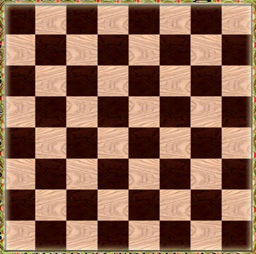
%> input picture corner detection/source/chessboard06.png, 256 x 254 px
$ octave Harris_corner_detection_TP1.m   (GNU Octave 9; MATLAB toolbox functions it lacks are replaced by stand-ins)
%> lines starting %> are read from the running program, lines starting %| are printed output that depends on the picture
### corner detection/source/getP.m
%% -------------------------------------------------------------------
% Universite Jean Monnet
% Computer Vision
% Practical Session 1
% Evelyn Paiz Reyes
% Nadile Nunes
% Description: Obtains the n most prominent points of a matrix M
%% -------------------------------------------------------------------

function features = getP(M, n)
    % Use "sort" and "ind2sub" to get the coordinates of the
    % n points that we are looking for
    [sortM, Index] = sort(M(:), 'descend');
    [X, Y] = ind2sub(size(M), Index(1:n));

    % Now the coords are converted into cells
    cX = num2cell(X);
    cY = num2cell(Y);

    % The n features are saved
    [features(1:n).px] = deal(cX{:});
    [features(1:n).py] = deal(cY{:});
end

### corner detection/source/showP.m
%% -------------------------------------------------------------------
% Universite Jean Monnet
% Computer Vision
% Practical Session 1
% Evelyn Paiz Reyes
% Nadile Nunes
% Description: Plots a set of points infront of an image
%% -------------------------------------------------------------------

function showP(I, features, t, type)
    imshow(mat2gray(I));
    set(gca,'YDir','Normal'); axis equal; axis tight;
    hold on; title(t);
    for i=1:size(features,2)
        plot(features(i).px, features(i).py, type);
    end
    hold off
end

### corner detection/source/Harris_corner_detection_TP1.m
%% -------------------------------------------------------------------
% Universite Jean Monnet
% Computer Vision
% Practical Session 1
% Evelyn Paiz Reyes
% Nadile Nunes

close all; clear all; clc;

%% -------------------------------------------------------------------
%  PART 1 - Construct necessary form of images.

% a. Read the image
Io = imread('chessboard06.png');
%> Io is the input picture: size 254x256x3 uint8; mean R, G, B 138.9, 100.3, 80.7

if size(Io,3)==3 % Is the image RGB?
    Io = rgb2gray(Io);
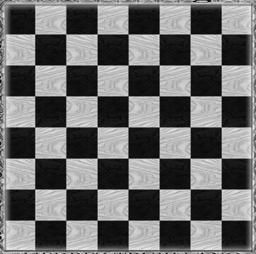
%> Io: size 254x256 uint8; min 0, max 235, mean 109.6
end
I = imadjust(Io); % now its increased the image contrast
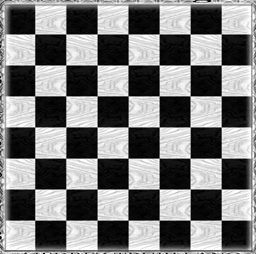
%> I: size 254x256 uint8; min 0, max 255, mean 123.2
I = im2double(I); % lets convert our data to a range of [0 1]
%> I: size 254x256 double

% b. Compute the image derivative Ix and Iy
dx = [-1 0 1; -1 0 1; -1 0 1]; % we create a gradient mask for x and y
dy = dx';
Ix = conv2(I, dx, 'same'); % Now the derivatives arer calculated
Iy = conv2(I, dy, 'same');

% c. Generate a Gaussian filter of size 9*9 and standard deviation 2
sigma = 2; % standrd deviation 2
g = fspecial('gaussian', 9, sigma); % Gaussien Filter

% d. Apply the Gaussian filter to smooth the images Ix*Ix, Iy*Iy and Ix*Iy
Ix2 = conv2(Ix.^2, g, 'same');
Iy2 = conv2(Iy.^2, g, 'same');
Ixy = conv2(Ix.*Iy, g,'same');
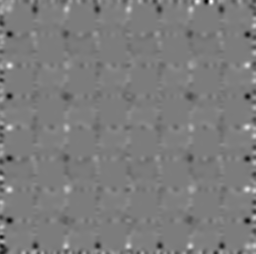
%> Ixy: size 254x256 double; min -0.239, max 0.25, mean -0.000159; drawn with min black and max white

% e. Display the results
figure;
subplot(2,3,1), imshow(mat2gray(I)), title('Original');
subplot(2,3,2), imshow(mat2gray(Ix)), title('Derivative Ix');
subplot(2,3,3), imshow(mat2gray(Iy)), title('Derivative Iy');

subplot(2,3,4), imshow(mat2gray(Ix2)), title('Smooth image Ix*Ix');
subplot(2,3,5), imshow(mat2gray(Iy2)), title('Smooth image Iy*Iy');
subplot(2,3,6), imshow(mat2gray(Ixy)), title('Smooth image Ix*Iy');

%% -------------------------------------------------------------------
%  PART 2 - Compute Matrix E which contains for every point the value
%  of the smaller eigenvalue of auto correlation matrix M.

% a. Compute E
	% Initialize E
    [rows, cols] = size(I);
%> rows = 254; cols = 256
    E = zeros(rows, cols); % initialize by creating a matrix filled with zeros

    % Computing the sum on a 3*3 window is equivalent to applying a filter
    % [1 1 1; 1 1 1; 1 1 1]
    sumGIx2 = imfilter(Ix2, ones(3));
    sumGIy2 = imfilter(Iy2, ones(3));
    sumGIxy = imfilter(Ixy, ones(3));

    %Then, for each pixel,
    tic
    for i = 2:rows-1
        for j = 2:cols-1
        % (1) build matrix M considering a window of size 3*3,
        M = [sumGIx2(i,j), sumGIxy(i,j); sumGIxy(i,j), sumGIy2(i,j)];

        % (2) Compute eigenvalues of the matrix,
        e = eig(M);

        % (3) save the smaller eigenvalue in E
        E(i,j) = min(e);
        end
    end
    toc

% b. Display results
figure, imshow(mat2gray(E)), title('Matrix E result');

%% -------------------------------------------------------------------
%PART 3 - Compute Matrix R which contains for every point the cornerness score

% a. Compute R
	% Initialize R.
    R = zeros(rows, cols);
    k = 0.04;

    %Then, for each pixel,
    tic
    for i = 2:rows-1
        for j = 2:cols-1
        % (1) build matrix M,
        M = [sumGIx2(i,j), sumGIxy(i,j); sumGIxy(i,j), sumGIy2(i,j)];

        % (2) Compute the trace and the determinant of M,
        trM = trace(M);
        detM = det(M);

        % (3) save the result of equation 3 in R
        R(i,j) = detM - k*(trM.^2);
        end
    end
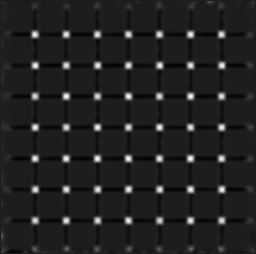
%> R: size 254x256 double; min -16.49, max 124.3, mean 2.2; drawn with min black and max white
    toc

% b. Display results
%figure, imshow(mat2gray(R)), title('Matrix R result');
subplot(1,2,1), imshow(mat2gray(I)), title('Original');
subplot(1,2,2), imshow(mat2gray(R)), title('Matrix R result');

%% -------------------------------------------------------------------
% PART 4 - Select for E and R the 81 most salient points.

% a. It is used a function to obtain the 81 most salient points of E and R,
% and their coordinates features(px, py)
featuresE = getP(E, 81);
%> in getP, `[X, Y] = ind2sub(size(M), Index(1:n));`: X = 81 values, max 222 at index 49, min 34 at index 67, mean 126.9; Y = 81 values, max 223 at index 18, min 35 at index 20, mean 127.2
%> in getP, `cX = num2cell(X);`: cX = 81 items
%> featuresE = 81 items; first 5, px and py: 66 36, 159 129, 159 36, 96 129, 97 129
featuresR = getP(R, 81);
%> featuresR = 81 items; first 5, px and py: 159 191, 97 67, 97 191, 159 129, 97 129

% b. Display the selected points on top of the original image
figure;
subplot(1,2,1), showP(Io, featuresE, 'Max 81 points of E', 'r+');
%> the loop in showP, `for i=1:size(features,2)` made 81 passes
subplot(1,2,2), showP(Io, featuresR, 'Max 81 points of R', 'b+');
%> the loop in showP (call 2), `for i=1:size(features,2)` made 81 passes

%% -------------------------------------------------------------------
% PART 5 - Build  a  function  to  carry  out  non-maximal  suppression  for  E  and R
% Select the 81 most salient points using a non-maximal suppression of 11x11 pixels.

% a. Apply non maximal suppression with a window of 11*11
sze = 11; % size of mask

mxE = ordfilt2(E, sze^2, ones(sze)); % grey-scale dilate for E
E11 = (E==mxE) & (E>2); % finds maxima for E with a threshold of 3
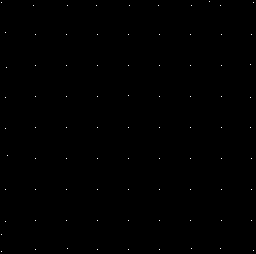
%> E11: size 254x256 logical; 0.13% white in thin lines or dots

mxR = ordfilt2(R, sze^2, ones(sze)); % grey-scale dilate for R
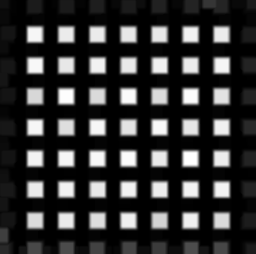
%> mxR: size 254x256 double; min -0.0479, max 124.3, mean 24.6; drawn with min black and max white
R11 = (R==mxR) & (R>10); % finds maxima for R with a threshold of 20
%> R11: size 254x256 logical; 0.13% white in thin lines or dots

% b. Get the 81 most salient points and their coordinates, in the same way as part 4
featuresR11 = getP(R11, 81);
%> featuresR11 = 81 items; first 5, px and py: 80 2, 236 2, 252 3, 190 7, 67 8
featuresE11 = getP(E11, 81);
%> featuresE11 = 81 items; first 5, px and py: 3 2, 235 2, 252 2, 33 6, 98 6

% c. Display the selected points on top of the original image
figure;
subplot(1,2,1), showP(Io, featuresE11, 'Max 81 points of E optimized', 'r+');
subplot(1,2,2), showP(Io, featuresR11, 'Max 81 points of R optimized', 'b+');
%> after `showP(Io, featuresR11, 'Max 81 points of R optimized', 'b+')`:
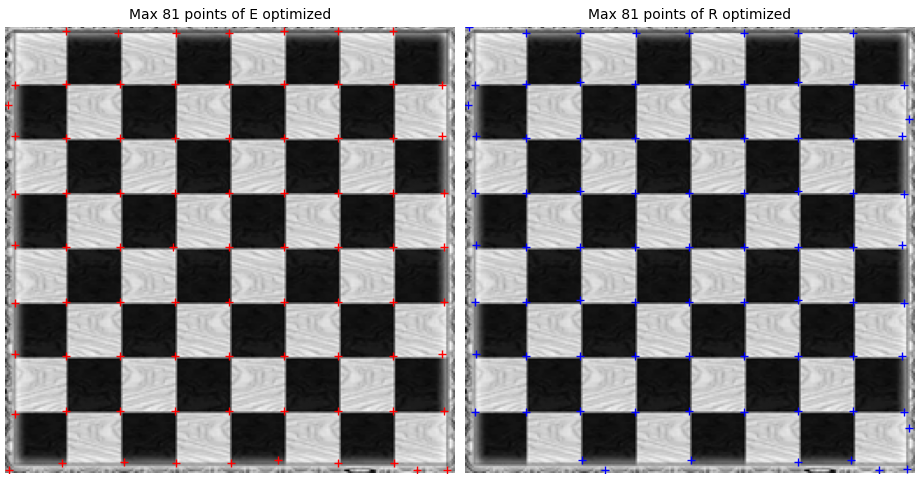
%> figure redrawn from the program's plot data, 2 panels

$ run again, with corner detection/source/chessboard00.png copied over corner detection/source/chessboard06.png
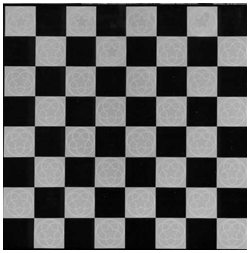
%> input picture corner detection/source/chessboard00.png, 250 x 253 px
%> Io is the input picture: size 253x250 uint8; min 0, max 255, mean 97.2
%> after the loop `for i = 2:rows-1`:
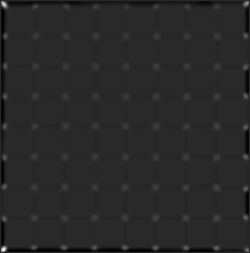
%> R: size 253x250 double; min -63.7, max 329.3, mean -0.7; drawn with min black and max white
%> X = 81 values, max 252 at index 22, min 2 at index 29, mean 128.8; Y = 81 values, max 249 at index 37, min 2 at index 21, mean 97.58
%> cX = 81 items
%> featuresE = 81 items; first 5, px and py: 250 4, 249 5, 5 5, 251 3, 4 4
%> featuresR = 81 items; first 5, px and py: 250 4, 250 5, 249 4, 249 5, 251 4
%> the loop in showP, `for i=1:size(features,2)` made 81 passes
%> the loop in showP (call 2), `for i=1:size(features,2)` made 81 passes
%> E11: size 253x250 logical; 0.13% white in thin lines or dots
%> R11: size 253x250 logical; 0.13% white in thin lines or dots
%> featuresR11 = 81 items; first 5, px and py: 250 4, 5 5, 127 5, 158 5, 187 5
%> featuresE11 = 81 items; first 5, px and py: 250 4, 5 5, 158 6, 188 6, 219 6
%> `showP(Io, featuresR11, 'Max 81 points of R optimized', 'b+')`:
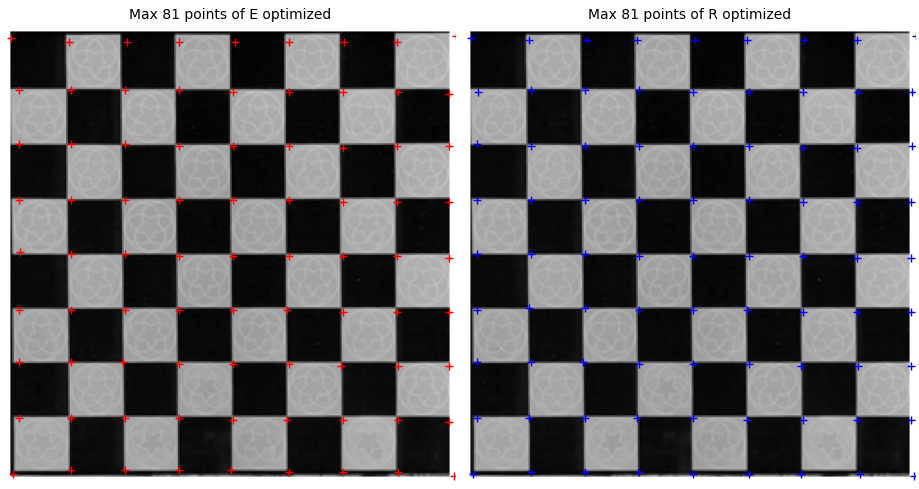
%> figure redrawn from the program's plot data, 2 panels

$ run again, with corner detection/source/chessboard03.png copied over corner detection/source/chessboard06.png
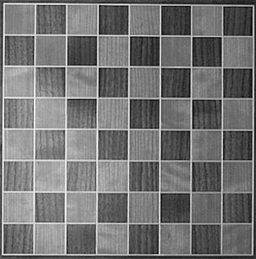
%> input picture corner detection/source/chessboard03.png, 256 x 259 px
%> Io is the input picture: size 259x256 uint8; min 6, max 253, mean 115.4
%> after the loop `for i = 2:rows-1`:
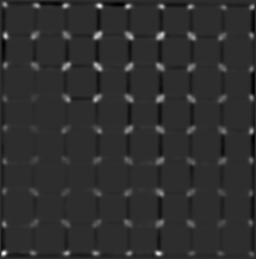
%> R: size 259x256 double; min -29.41, max 135.7, mean 1.2; drawn with min black and max white
%> X = 81 values, max 255 at index 19, min 6 at index 6, mean 85.42; Y = 81 values, max 251 at index 70, min 3 at index 28, mean 105.8
%> cX = 81 items
%> featuresE = 81 items; first 5, px and py: 254 4, 7 101, 254 159, 253 5, 254 160
%> featuresR = 81 items; first 5, px and py: 254 4, 254 5, 253 5, 6 100, 254 159
%> the loop in showP, `for i=1:size(features,2)` made 81 passes
%> the loop in showP (call 2), `for i=1:size(features,2)` made 81 passes
%> E11: size 259x256 logical; 0.13% white in thin lines or dots
%> R11: size 259x256 logical; 0.12% white in thin lines or dots
%> featuresR11 = 81 items; first 5, px and py: 254 4, 5 5, 162 5, 192 5, 225 5
%> featuresE11 = 81 items; first 5, px and py: 254 4, 5 5, 99 6, 162 6, 191 6
%> `showP(Io, featuresR11, 'Max 81 points of R optimized', 'b+')`:
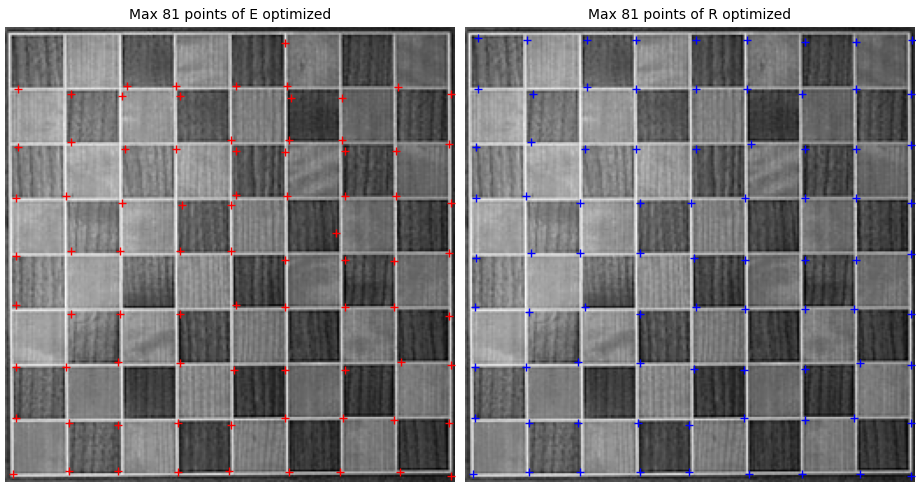
%> figure redrawn from the program's plot data, 2 panels
